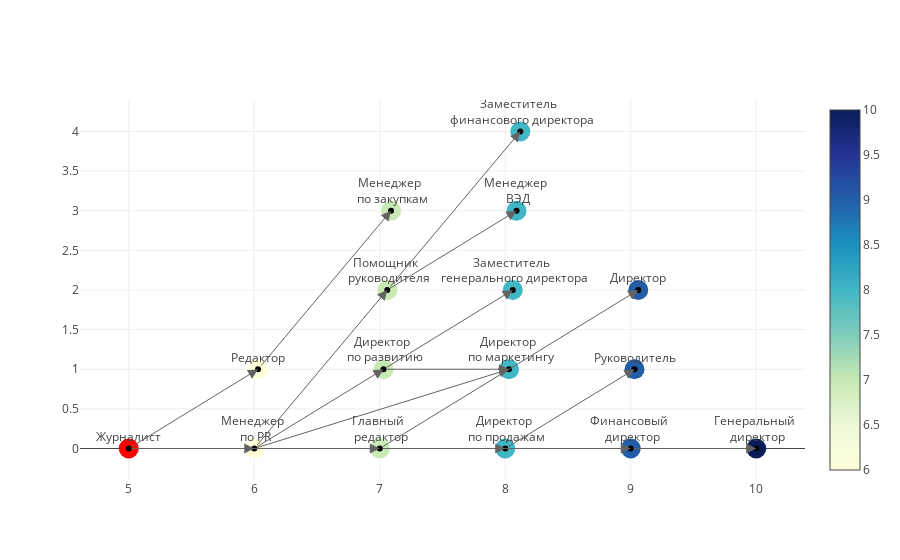

The cell this chart's notebook holds for it:
### Code cell
draw('Журналист',  our_skills)

### Figure 1 — Plotly figure (JSON) as saved in the notebook; plotly's stock layout.template omitted (floating-point values rounded to 4 significant figures)
{"data": [{"hoverinfo": "text", "marker": {"color": ["red", 7, 9, 10, 8, 9, 9, 6, 7, 8, 8, 7, 8, 8, 6, 7], "colorscale": "YIGnBu", "reversescale": true, "showscale": true, "size": 20}, "mode": "markers", "showlegend": true, "text": [null, "Выпускающий <br> редактор телеканала<br><br>Выпускающий <br> редактор промо-каталогов<br><br>Главный <br> редактор", "Заместитель генерального <br> директора по финансам<br><br>Финансовый <br> директор<br><br>Заместитель генерального директора <br> по экономике и финансам", "Генеральный <br> директор<br><br>Генеральный директор <br> (производство ЖБИ)<br><br>Генеральный директор <br> на производство", "Директор по <br> продажам Sell Out<br><br>Директор по <br> продажам (клининговые услуги)<br><br>Директор по <br> продажам в типографию", "Руководитель центра <br> продаж и обслуживания<br><br>Руководитель <br> службы сервиса<br><br>Руководитель <br> контакт-центра", "Управляющий комплексом <br> общественного питания<br><br>Управляющий <br> жилищно-развлекательным комплексом<br><br>Операционный <br> директор", "PR-менеджер<br><br>Специалист по <br> маркетингу и рекламе<br><br>PR <br> специалист", "Руководитель по развитию <br> бизнеса на массовом рынке<br><br>Директор по развитию <br> и привлечению проектов<br><br>Директор <br> по развитию", "Директор по <br> маркетингу и продажам<br><br>Директор по <br> стратегическому маркетингу<br><br>Коммерческий <br> директор, управляющий", "Заместитель генерального директора по <br> производству / Главный инженер<br><br>Патентный <br> поверенный<br><br>Генеральный директор <br> филиала (г. Москва)", "Помощник <br> руководителя<br><br>Помощник руководителя / <br> Администратор / Исполнительный руководитель<br><br>Заместитель руководителя <br> (помощник руководителя)", "Специалист <br> ВЭД<br><br>Ассистент <br> менеджера ВЭД<br><br>Менеджер по ВЭД, специалист по <br> экспорту, импорту, руководитель отдела ВЭД", "Заместитель <br> главного бухгалтера", "Редактор <br> новостной ленты<br><br>Творческий <br> редактор<br><br>Журналист-редактор", "Менеджер <br> по снабжению<br><br>Менеджер <br> по закупкам<br><br>Ведущий менеджер <br> по закупкам"], "type": "scatter", "x": [5, 7, 9, 10, 8, 9.03, 9.06, 6, 7.03, 8.03, 8.06, 7.06, 8.09, 8.12, 6.03, 7.09], "y": [0, 0, 0, 0, 0, 1, 2, 0, 1, 1, 2, 2, 3, 4, 1, 3]}, {"hoverinfo": "none", "marker": {"color": [], "size": 0}, "mode": "markers+text", "name": "Markers and Text", "showlegend": false, "text": ["Журналист", "Главный <br> редактор", "Финансовый <br> директор", "Генеральный <br> директор", "Директор <br> по продажам", "Руководитель", "Директор", "Менеджер <br> по PR", "Директор <br> по развитию", "Директор <br> по маркетингу", "Заместитель <br> генерального директора", "Помощник <br> руководителя", "Менеджер <br> ВЭД", "Заместитель <br> финансового директора", "Редактор", "Менеджер <br> по закупкам"], "textposition": "top", "type": "scatter", "x": [5, 7, 9, 10, 8, 9.03, 9.06, 6, 7.03, 8.03, 8.06, 7.06, 8.09, 8.12, 6.03, 7.09], "y": [0, 0, 0, 0, 0, 1, 2, 0, 1, 1, 2, 2, 3, 4, 1, 3]}], "layout": {"annotations": [{"arrowcolor": "#636363", "arrowhead": 2, "arrowsize": 2, "arrowwidth": 1, "ax": 5, "axref": "x", "ay": 0, "ayref": "y", "showarrow": true, "x": 7, "xref": "x", "y": 0, "yref": "y"}, {"arrowcolor": "#636363", "arrowhead": 2, "arrowsize": 2, "arrowwidth": 1, "ax": 5, "axref": "x", "ay": 0, "ayref": "y", "showarrow": true, "x": 6, "xref": "x", "y": 0, "yref": "y"}, {"arrowcolor": "#636363", "arrowhead": 2, "arrowsize": 2, "arrowwidth": 1, "ax": 5, "axref": "x", "ay": 0, "ayref": "y", "showarrow": true, "x": 6.03, "xref": "x", "y": 1, "yref": "y"}, {"arrowcolor": "#636363", "arrowhead": 2, "arrowsize": 2, "arrowwidth": 1, "ax": 7, "axref": "x", "ay": 0, "ayref": "y", "showarrow": true, "x": 9, "xref": "x", "y": 0, "yref": "y"}, {"arrowcolor": "#636363", "arrowhead": 2, "arrowsize": 2, "arrowwidth": 1, "ax": 7, "axref": "x", "ay": 0, "ayref": "y", "showarrow": true, "x": 8, "xref": "x", "y": 0, "yref": "y"}, {"arrowcolor": "#636363", "arrowhead": 2, "arrowsize": 2, "arrowwidth": 1, "ax": 7, "axref": "x", "ay": 0, "ayref": "y", "showarrow": true, "x": 9.06, "xref": "x", "y": 2, "yref": "y"}, {"arrowcolor": "#636363", "arrowhead": 2, "arrowsize": 2, "arrowwidth": 1, "ax": 9, "axref": "x", "ay": 0, "ayref": "y", "showarrow": true, "x": 10, "xref": "x", "y": 0, "yref": "y"}, {"arrowcolor": "#636363", "arrowhead": 2, "arrowsize": 2, "arrowwidth": 1, "ax": 8, "axref": "x", "ay": 0, "ayref": "y", "showarrow": true, "x": 9.03, "xref": "x", "y": 1, "yref": "y"}, {"arrowcolor": "#636363", "arrowhead": 2, "arrowsize": 2, "arrowwidth": 1, "ax": 6, "axref": "x", "ay": 0, "ayref": "y", "showarrow": true, "x": 7.03, "xref": "x", "y": 1, "yref": "y"}, {"arrowcolor": "#636363", "arrowhead": 2, "arrowsize": 2, "arrowwidth": 1, "ax": 6, "axref": "x", "ay": 0, "ayref": "y", "showarrow": true, "x": 8.03, "xref": "x", "y": 1, "yref": "y"}, {"arrowcolor": "#636363", "arrowhead": 2, "arrowsize": 2, "arrowwidth": 1, "ax": 6, "axref": "x", "ay": 0, "ayref": "y", "showarrow": true, "x": 7.06, "xref": "x", "y": 2, "yref": "y"}, {"arrowcolor": "#636363", "arrowhead": 2, "arrowsize": 2, "arrowwidth": 1, "ax": 7.03, "axref": "x", "ay": 1, "ayref": "y", "showarrow": true, "x": 8.03, "xref": "x", "y": 1, "yref": "y"}, {"arrowcolor": "#636363", "arrowhead": 2, "arrowsize": 2, "arrowwidth": 1, "ax": 7.03, "axref": "x", "ay": 1, "ayref": "y", "showarrow": true, "x": 8.06, "xref": "x", "y": 2, "yref": "y"}, {"arrowcolor": "#636363", "arrowhead": 2, "arrowsize": 2, "arrowwidth": 1, "ax": 7.06, "axref": "x", "ay": 2, "ayref": "y", "showarrow": true, "x": 8.09, "xref": "x", "y": 3, "yref": "y"}, {"arrowcolor": "#636363", "arrowhead": 2, "arrowsize": 2, "arrowwidth": 1, "ax": 7.06, "axref": "x", "ay": 2, "ayref": "y", "showarrow": true, "x": 8.12, "xref": "x", "y": 4, "yref": "y"}, {"arrowcolor": "#636363", "arrowhead": 2, "arrowsize": 2, "arrowwidth": 1, "ax": 6.03, "axref": "x", "ay": 1, "ayref": "y", "showarrow": true, "x": 7.09, "xref": "x", "y": 3, "yref": "y"}], "showlegend": false}}
